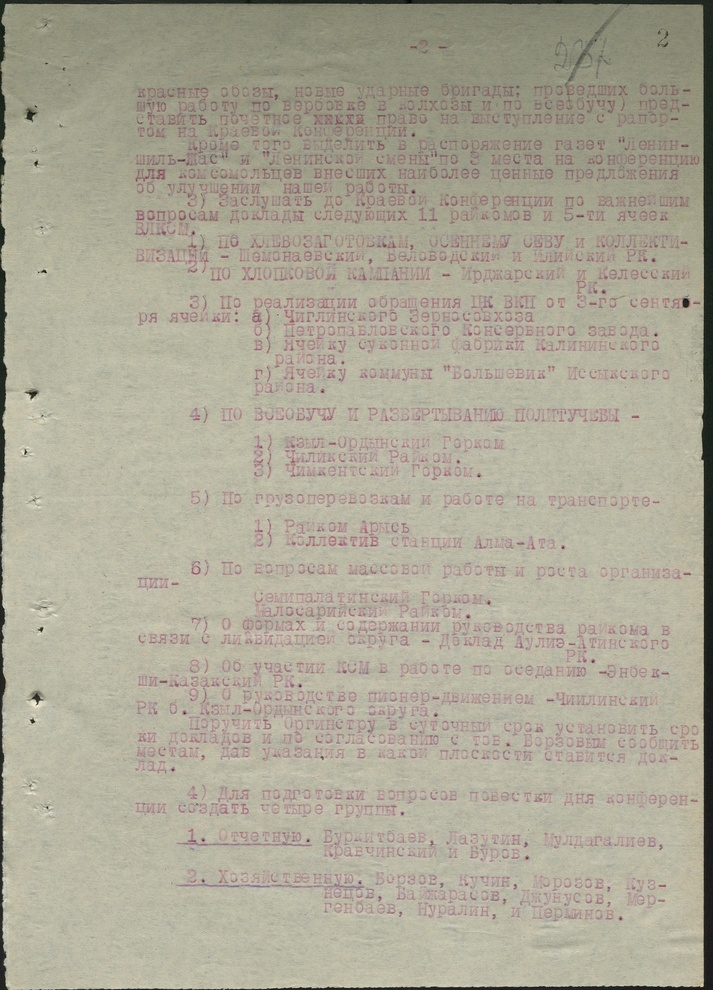
#> input picture 2-Task/temp/1.jpg, 713 x 990 px, shrunk from 2544 x 3534 before the run
$ python enchance.py
#> lines starting #> are read from the running program, lines starting #| are printed output that depends on the picture
import cv2
image_file = "temp/1.jpg"
img = cv2.imread(image_file)
#> img is the input picture: shape (990, 713, 3); mean B, G, R 151, 168, 173
def grayscale(image):
    return cv2.cvtColor(image, cv2.COLOR_BGR2GRAY)
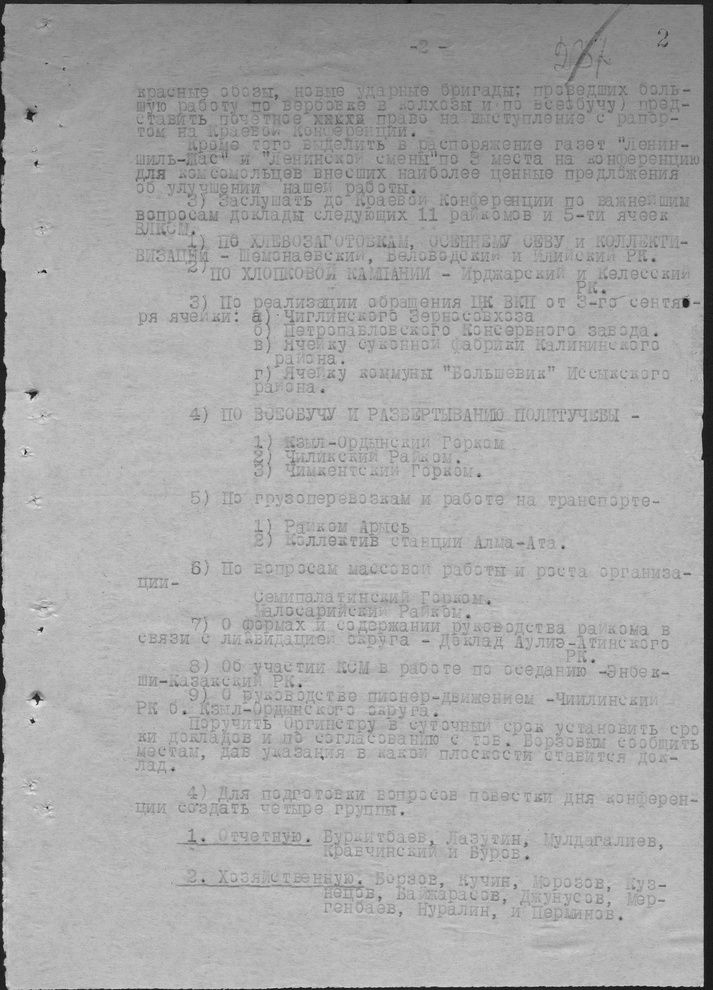
#> returned value: shape (990, 713); min 1, max 236, mean 167.6
gray_image = grayscale(img)
cv2.imwrite("temp/gray.jpg", gray_image)
th = cv2.adaptiveThreshold(gray_image, 255, cv2.ADAPTIVE_THRESH_GAUSSIAN_C,
                                          cv2.THRESH_BINARY, 139, 5)
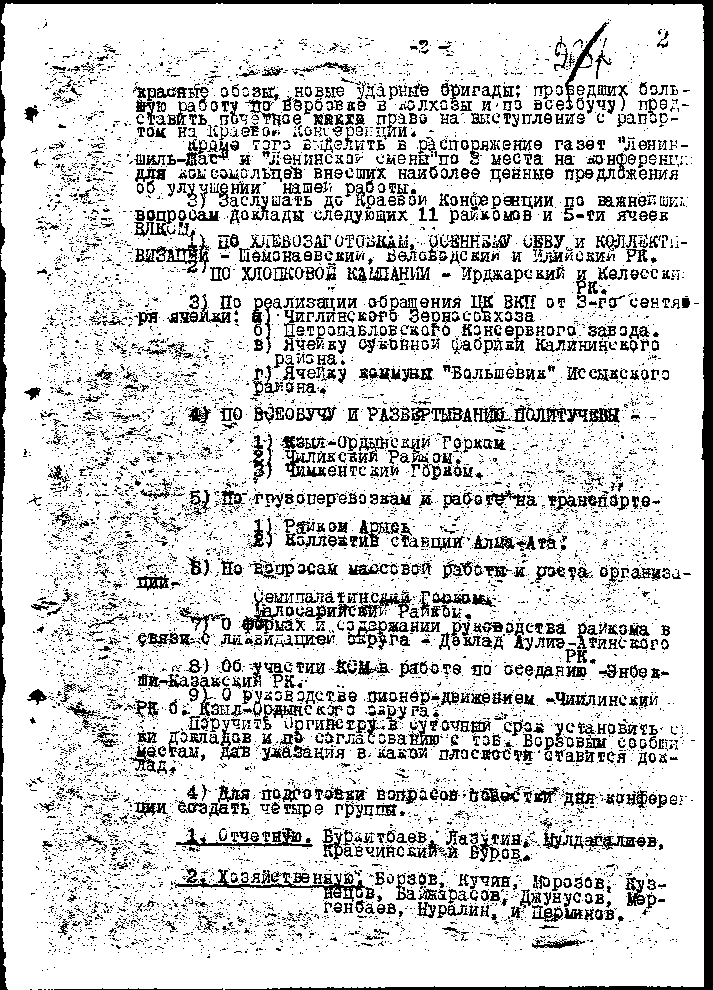
#> th: shape (990, 713); 81.9% white; black in thin lines or dots
cv2.imwrite("temp/bw.jpg", th)

$ run again, with 2-Task/temp/141_1_32260202.jpg copied over 2-Task/temp/1.jpg
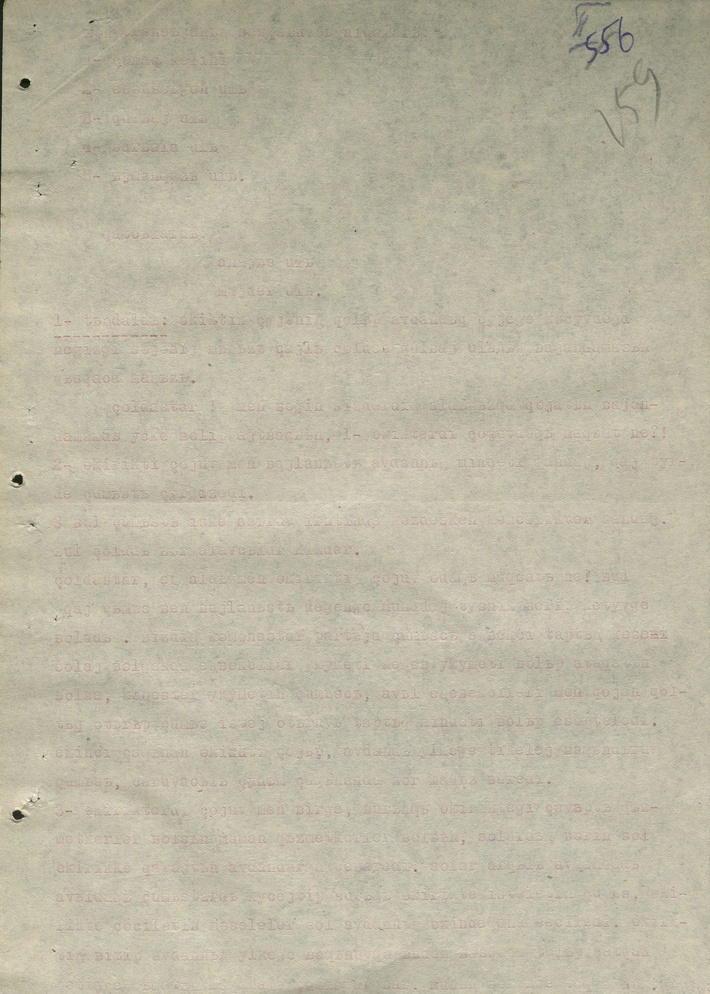
#> input picture 2-Task/temp/141_1_32260202.jpg, 710 x 994 px, shrunk from 2452 x 3434 before the run
#> img is the input picture: shape (994, 710, 3); mean B, G, R 163.5, 183.2, 188.4
#> in grayscale, `return cv2.cvtColor(image, cv2.COLOR_BGR2GRAY)`:
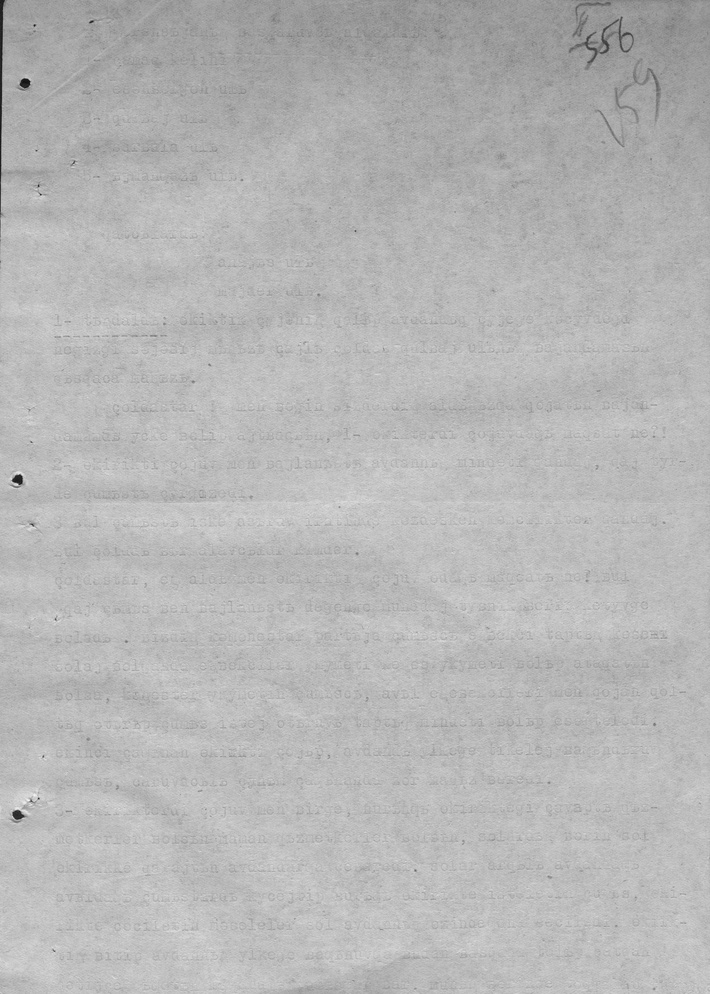
#> returned value: shape (994, 710); min 17, max 250, mean 182.4
#> `th = cv2.adaptiveThreshold(gray_image, 255, cv2.ADAPTIVE_THRESH_GAUSSI..`:
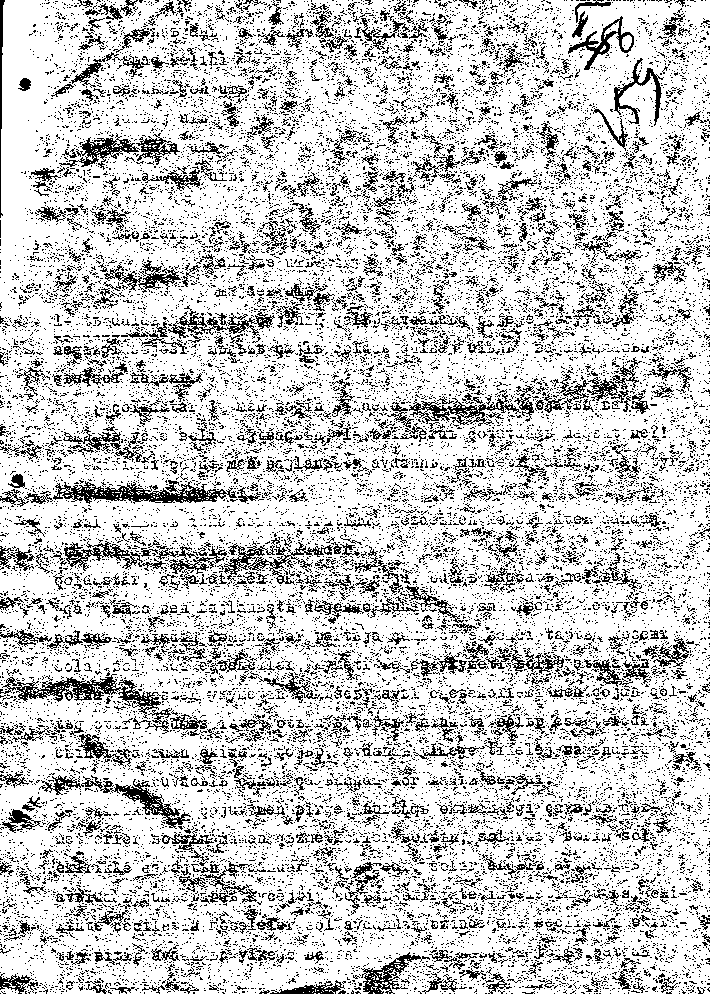
#> th: shape (994, 710); 78.8% white; black in thin lines or dots
